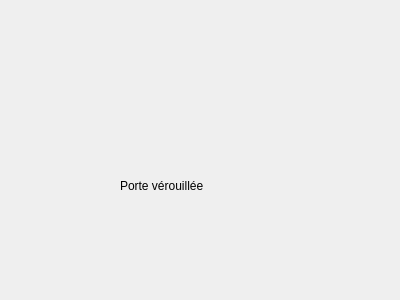
<?xml version="1.0" encoding="UTF-8"?>
<ui version="4.0">
 <class>porte</class>
 <widget class="QWidget" name="porte">
  <property name="geometry">
   <rect>
    <x>0</x>
    <y>0</y>
    <width>400</width>
    <height>300</height>
   </rect>
  </property>
  <property name="windowTitle">
   <string>Form</string>
  </property>
  <widget class="QLabel" name="labelEtat">
   <property name="geometry">
    <rect>
     <x>120</x>
     <y>160</y>
     <width>121</width>
     <height>51</height>
    </rect>
   </property>
   <property name="text">
    <string>Porte vérouillée</string>
   </property>
  </widget>
  <widget class="QLabel" name="LabelIMage">
   <property name="geometry">
    <rect>
     <x>110</x>
     <y>10</y>
     <width>111</width>
     <height>161</height>
    </rect>
   </property>
   <property name="text">
    <string>&lt;html&gt;&lt;head/&gt;&lt;body&gt;&lt;p&gt;&lt;img src=&quot;:/img/images/porte_fermee.png&quot;/&gt;&lt;/p&gt;&lt;/body&gt;&lt;/html&gt;</string>
   </property>
   <property name="textFormat">
    <enum>Qt::AutoText</enum>
   </property>
  </widget>
 </widget>
 <resources/>
 <connections/>
</ui>
